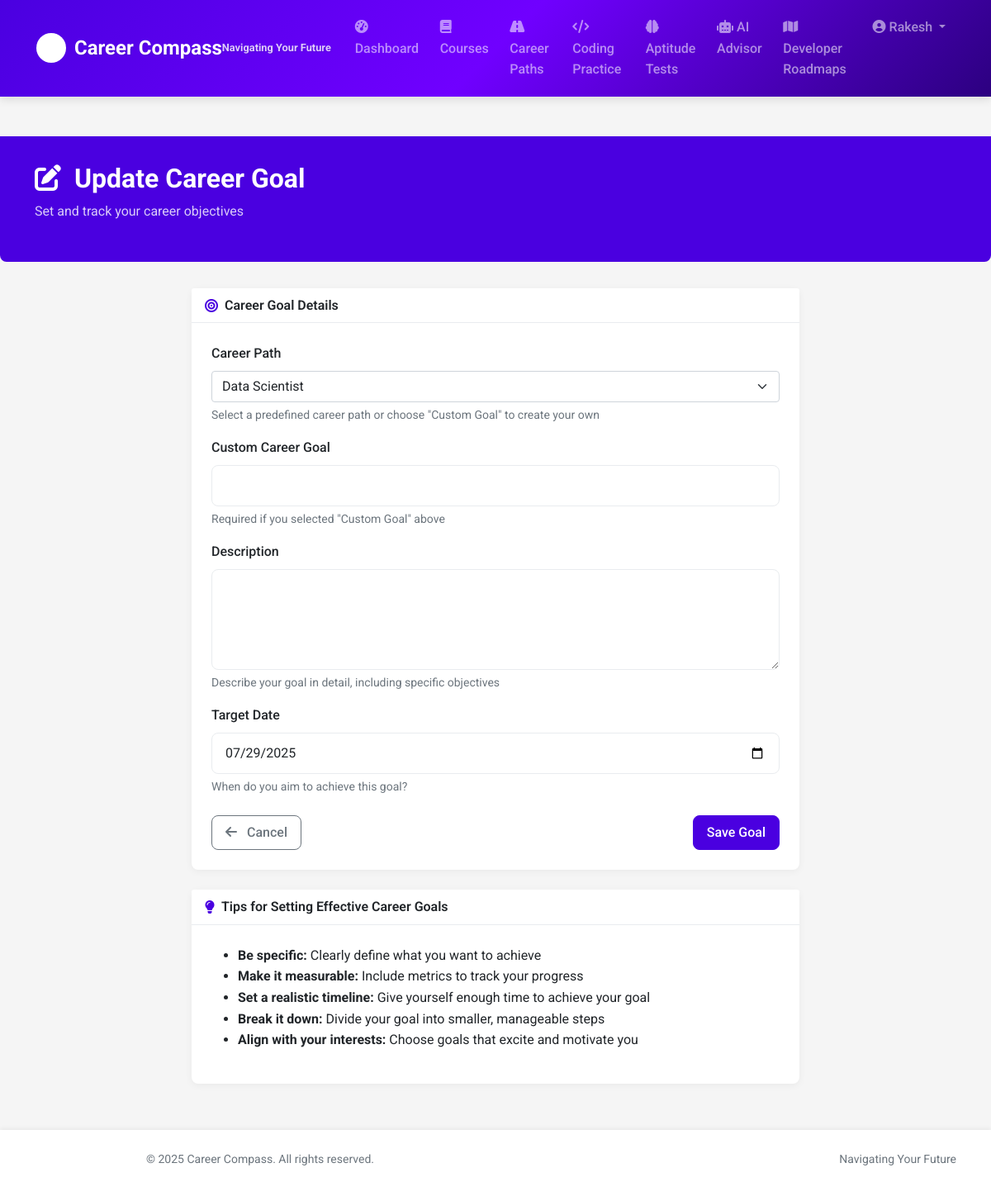
Page /career-goal/1/update (signed in) on the committed database.
### models.py (models this page shows, shortened)
class User(UserMixin, db.Model):
    id = db.Column(db.Integer, primary_key=True)
    username = db.Column(db.String(64), unique=True, nullable=False)
    email = db.Column(db.String(120), unique=True, nullable=False)
    password_hash = db.Column(db.String(256), nullable=False)
    first_name = db.Column(db.String(64))
    last_name = db.Column(db.String(64))
    dob = db.Column(db.Date)
    institution = db.Column(db.String(128))
    major = db.Column(db.String(128))
    bio = db.Column(db.Text)
    reset_token = db.Column(db.String(100))
    reset_token_expiration = db.Column(db.DateTime)
    created_at = db.Column(db.DateTime, default=datetime.utcnow)
    profile = db.relationship('Profile', backref='user', uselist=False, cascade="all, delete-orphan")
    career_goals = db.relationship('CareerGoal', backref='user', lazy=True, cascade="all, delete-orphan")
    aptitude_tests = db.relationship('AptitudeTestResult', backref='user', lazy=True, cascade="all, delete-orphan")
    coding_solutions = db.relationship('CodingSolution', backref='user', lazy=True, cascade="all, delete-orphan")

class CareerGoal(db.Model):
    id = db.Column(db.Integer, primary_key=True)
    user_id = db.Column(db.Integer, db.ForeignKey('user.id'), nullable=False)
    career_path_id = db.Column(db.Integer, db.ForeignKey('career_path.id'))
    custom_title = db.Column(db.String(128))
    description = db.Column(db.Text)
    target_date = db.Column(db.Date)
    progress = db.Column(db.Integer, default=0)  # Percentage from 0-100
    created_at = db.Column(db.DateTime, default=datetime.utcnow)
    career_path = db.relationship('CareerPath')

### routes.py (the view)
    @app.route('/career-goal/<int:goal_id>/update', methods=['GET', 'POST'])
    @login_required
    def update_career_goal(goal_id):
        career_goal = CareerGoal.query.get_or_404(goal_id)
        if career_goal.user_id != current_user.id:
            flash('You do not have permission to edit this goal.', 'danger')
            return redirect(url_for('dashboard'))
        form = CareerGoalForm()
        career_paths = CareerPath.query.all()
        form.career_path_id.choices = [(0, 'Custom Goal')] + [(path.id, path.name) for path in career_paths]
        if form.validate_on_submit():
            if form.career_path_id.data > 0:
                career_goal.career_path_id = form.career_path_id.data
            else:
                career_goal.career_path_id = None
            career_goal.custom_title = form.custom_title.data
            career_goal.description = form.description.data
            career_goal.target_date = form.target_date.data
            db.session.commit()
            flash('Career goal updated successfully!', 'success')
            return redirect(url_for('dashboard'))
        elif request.method == 'GET':
            form.career_path_id.data = career_goal.career_path_id or 0
            form.custom_title.data = career_goal.custom_title
            form.description.data = career_goal.description
            form.target_date.data = career_goal.target_date
        return render_template('career_goal_form.html', title='Update Career Goal', form=form)

### templates/career_goal_form.html (shortened to what this page needs)
{% extends "layout.html" %}
{% block content %}
<div class="page-header">
    <div class="container">
        <h1 class="page-title">
            {% if request.endpoint == 'new_career_goal' %}
                <i class="fas fa-plus-circle me-2"></i> Add Career Goal
            {% else %}
                <i class="fas fa-edit me-2"></i> Update Career Goal
            {% endif %}
        </h1>
        <p class="page-subtitle">Set and track your career objectives</p>
    </div>
</div>
<div class="container">
    <div class="row justify-content-center">
        <div class="col-lg-8">
            <div class="card animate-fade-in">
                <div class="card-header">
                    <i class="fas fa-bullseye"></i> Career Goal Details
                </div>
                <div class="card-body">
                    <form method="POST" action="">
                        <div class="mb-3">
                            {{ form.career_path_id.label(class="form-label") }}
                            {% if form.career_path_id.errors %}
                                {{ form.career_path_id(class="form-select is-invalid") }}
                                <div class="invalid-feedback">
                                    {% for error in form.career_path_id.errors %}
                                        {{ error }}
                                    {% endfor %}
                                </div>
                            {% else %}
                                {{ form.career_path_id(class="form-select") }}
                            {% endif %}
                            <div class="form-text">Select a predefined career path or choose "Custom Goal" to create your own</div>
                        </div>
                        <div class="mb-3">
                            {{ form.custom_title.label(class="form-label") }}
                            {% if form.custom_title.errors %}
                                {{ form.custom_title(class="form-control is-invalid") }}
                                <div class="invalid-feedback">
                                    {% for error in form.custom_title.errors %}
                                        {{ error }}
                                    {% endfor %}
                                </div>
                            {% else %}
                                {{ form.custom_title(class="form-control") }}
                            {% endif %}
                            <div class="form-text">Required if you selected "Custom Goal" above</div>
                        </div>
                        <div class="mb-3">
                            {{ form.description.label(class="form-label") }}
                            {% if form.description.errors %}
                                {{ form.description(class="form-control is-invalid", rows=4) }}
                                <div class="invalid-feedback">
                                    {% for error in form.description.errors %}
                                        {{ error }}
                                    {% endfor %}
                                </div>
                            {% else %}
                                {{ form.description(class="form-control", rows=4) }}
                            {% endif %}
                            <div class="form-text">Describe your goal in detail, including specific objectives</div>
                        </div>
                        <div class="mb-4">
                            {{ form.target_date.label(class="form-label") }}
                            {% if form.target_date.errors %}
                                {{ form.target_date(class="form-control is-invalid", type="date") }}
                                <div class="invalid-feedback">
                                    {% for error in form.target_date.errors %}
                                        {{ error }}
                                    {% endfor %}
                                </div>
                            {% else %}
                                {{ form.target_date(class="form-control", type="date") }}
                            {% endif %}
                            <div class="form-text">When do you aim to achieve this goal?</div>
                        </div>
                        <div class="d-flex justify-content-between">
                            <a href="{{ url_for('dashboard') }}" class="btn btn-outline-secondary">
                                <i class="fas fa-arrow-left me-2"></i> Cancel
                            </a>
                            {{ form.submit(class="btn btn-primary") }}
                        </div>
                    </form>
                </div>
            </div>
            <div class="card mt-4 animate-fade-in">
                <div class="card-header">
                    <i class="fas fa-lightbulb"></i> Tips for Setting Effective Career Goals
                </div>
                <div class="card-body">
                    <ul>
                        <li><strong>Be specific:</strong> Clearly define what you want to achieve</li>
                        <li><strong>Make it measurable:</strong> Include metrics to track your progress</li>
                        <li><strong>Set a realistic timeline:</strong> Give yourself enough time to achieve your goal</li>
                        <li><strong>Break it down:</strong> Divide your goal into smaller, manageable steps</li>
                        <li><strong>Align with your interests:</strong> Choose goals that excite and motivate you</li>
                    </ul>
                </div>
            </div>
        </div>
    </div>
</div>
{% endblock %}

### templates/layout.html (shortened to what this page needs)
<!DOCTYPE html>
<html lang="en">
<head>
    <link href="https://cdn.jsdelivr.net/npm/bootstrap@5.1.3/dist/css/bootstrap.min.css" rel="stylesheet">
    <link rel="stylesheet" href="https://cdnjs.cloudflare.com/ajax/libs/font-awesome/6.0.0-beta3/css/all.min.css">
    <link rel="stylesheet" href="{{ url_for('static', filename='css/style.css') }}">
</head>
<body>
    <nav class="navbar navbar-expand-lg navbar-dark">
        <div class="container">
            <a class="navbar-brand" href="{{ url_for('index') }}">
                <img src="{{ url_for('static', filename='images/logo.svg') }}" alt="Career Compass Logo" width="40" height="40">
                Career Compass
                <span class="navbar-tagline">Navigating Your Future</span>
            </a>
            <div class="collapse navbar-collapse" id="navbarNav">
                <ul class="navbar-nav ms-auto">
                    {% if current_user.is_authenticated %}
                        <li class="nav-item">
                            <a class="nav-link {% if request.endpoint == 'dashboard' %}active{% endif %}" href="{{ url_for('dashboard') }}">
                                <i class="fas fa-tachometer-alt"></i> Dashboard
                            </a>
                        </li>
                        <li class="nav-item">
                            <a class="nav-link {% if request.endpoint == 'courses' %}active{% endif %}" href="{{ url_for('courses') }}">
                                <i class="fas fa-book"></i> Courses
                            </a>
                        </li>
                        <li class="nav-item">
                            <a class="nav-link {% if request.endpoint == 'career_paths' %}active{% endif %}" href="{{ url_for('career_paths') }}">
                                <i class="fas fa-road"></i> Career Paths
                            </a>
                        </li>
                        <li class="nav-item">
                            <a class="nav-link {% if request.endpoint == 'coding_practice' %}active{% endif %}" href="{{ url_for('coding_practice') }}">
                                <i class="fas fa-code"></i> Coding Practice
                            </a>
                        </li>
                        <li class="nav-item">
                            <a class="nav-link {% if request.endpoint == 'aptitude_tests' %}active{% endif %}" href="{{ url_for('aptitude_tests') }}">
                                <i class="fas fa-brain"></i> Aptitude Tests
                            </a>
                        </li>
                        <li class="nav-item">
                            <a class="nav-link {% if request.endpoint == 'ai_advisor' %}active{% endif %}" href="{{ url_for('ai_advisor') }}">
                                <i class="fas fa-robot"></i> AI Advisor
                            </a>
                        </li>
                        <li class="nav-item">
                            <a class="nav-link {% if request.endpoint == 'developer_roadmaps' %}active{% endif %}" href="{{ url_for('developer_roadmaps') }}">
                                <i class="fas fa-map"></i> Developer Roadmaps
                            </a>
                        </li>
                        <li class="nav-item dropdown">
                            <a class="nav-link dropdown-toggle" href="#" id="navbarDropdown" role="button" data-bs-toggle="dropdown">
                                <i class="fas fa-user-circle"></i> {{ current_user.username }}
                            </a>
                        </li>
                    {% endif %}
                </ul>
            </div>
        </div>
    </nav>
    <main class="main-container">
        {% block content %}{% endblock %}
    </main>
    <footer>
        <div class="container">
            <div class="row">
                <div class="col-md-6">
                    <p class="footer-text">
                        &copy; 2025 Career Compass. All rights reserved.
                    </p>
                </div>
                <div class="col-md-6 text-md-end">
                    <p class="footer-text">
                        Navigating Your Future
                    </p>
                </div>
            </div>
        </div>
    </footer>
</body>
</html>

### rows in the picture
User: username "Rakesh"
CareerGoal: career_path_id "Data Scientist", target_date "07/29/2025"
